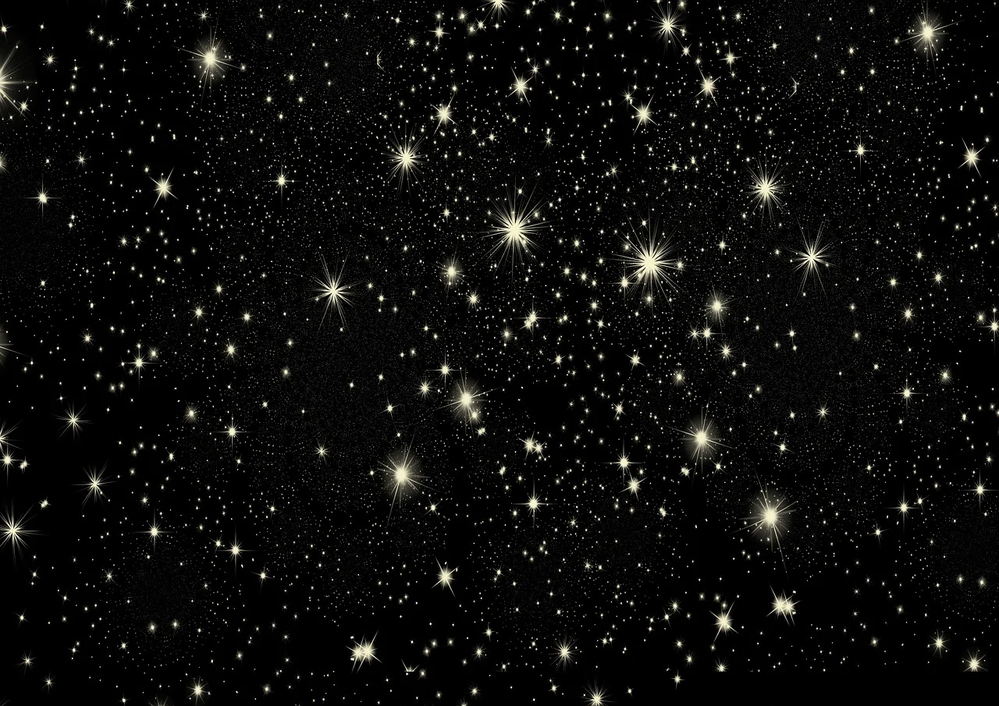
%> input picture night.png, 999 x 706 px, shrunk from 1280 x 905 before the run
$ octave program1.m   (GNU Octave 9; MATLAB toolbox functions it lacks are replaced by stand-ins)
%> lines starting %> are read from the running program, lines starting %| are printed output that depends on the picture; in (x1, y1, x2, y2) boxes, pixels count from 0 and x2, y2 are one past the last pixel; in counts of white or black regions, pixels touching at a corner belong together; the program's own positions count from 1
% Clear the command window, workspace, and close all figures
clc;
clear all;
close all;

% Load an image (replace '.png' with the actual image file path and name)
img = imread('night.png');
%> img is the input picture: size 706x999x3 uint8; mean R, G, B 12.5, 12.6, 11.4
I = rgb2gray(img);

% Display the original image
subplot(2, 3, 1);
imshow(img);
title('Original Image');

% Create a disk-shaped structuring element with a radius of 15 pixels
se = strel('disk', 5);

% Perform erosion on the original image
er = imerode(I, se);
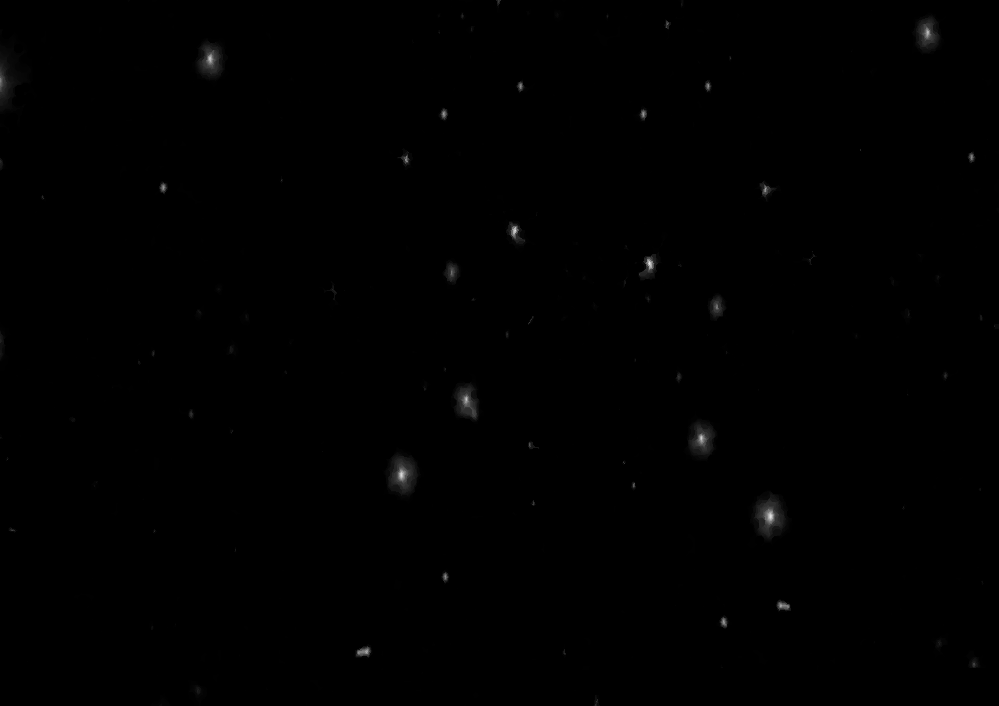
%> er: size 706x999 uint8; min 0, max 233, mean 0.6

% Display the result after erosion
subplot(2, 3, 2);
imshow(er);
title('Image after Erosion');

% Perform dilation on the eroded image
d1 = imdilate(I, se);
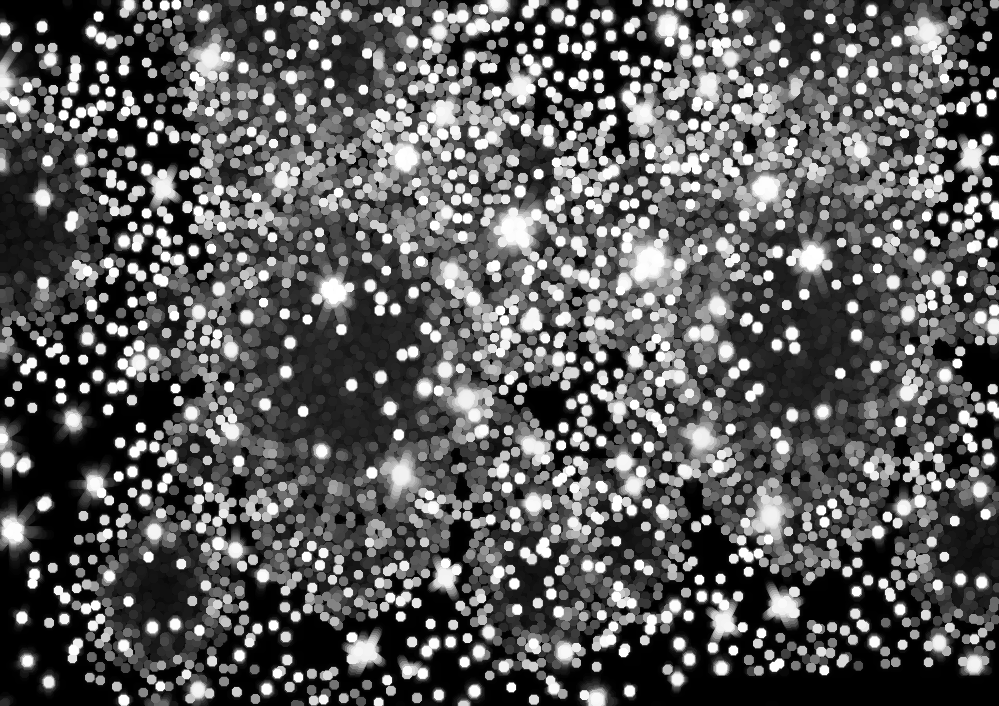
%> d1: size 706x999 uint8; min 0, max 255, mean 90.4
dl = imdilate(er, se);

% Display the result after dilation
subplot(2, 3, 3);
imshow(d1);
title('Image after Dilation');

% Calculate the top-hat transform by subtracting the dilated image from the original
eg = I - dl;
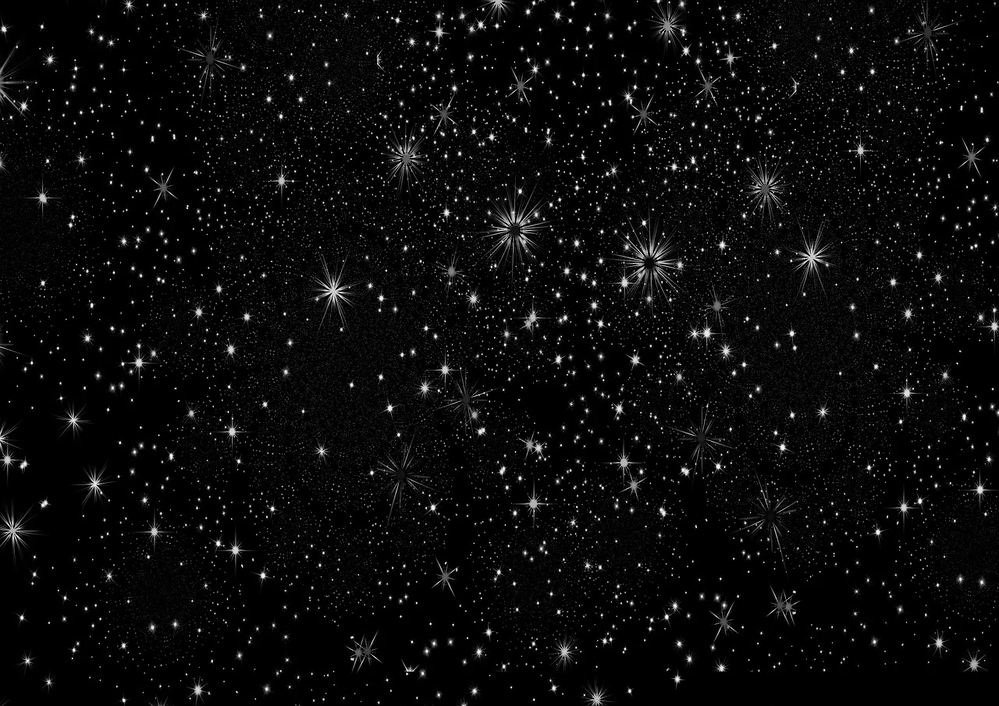
%> eg: size 706x999 uint8; min 0, max 255, mean 10.4

% Display the result after the top-hat transform
subplot(2, 3, 4);
imshow(eg);
title('Image after Top-Hat Transform');

% Convert the original image to a binary image
binaryI = imbinarize(I);
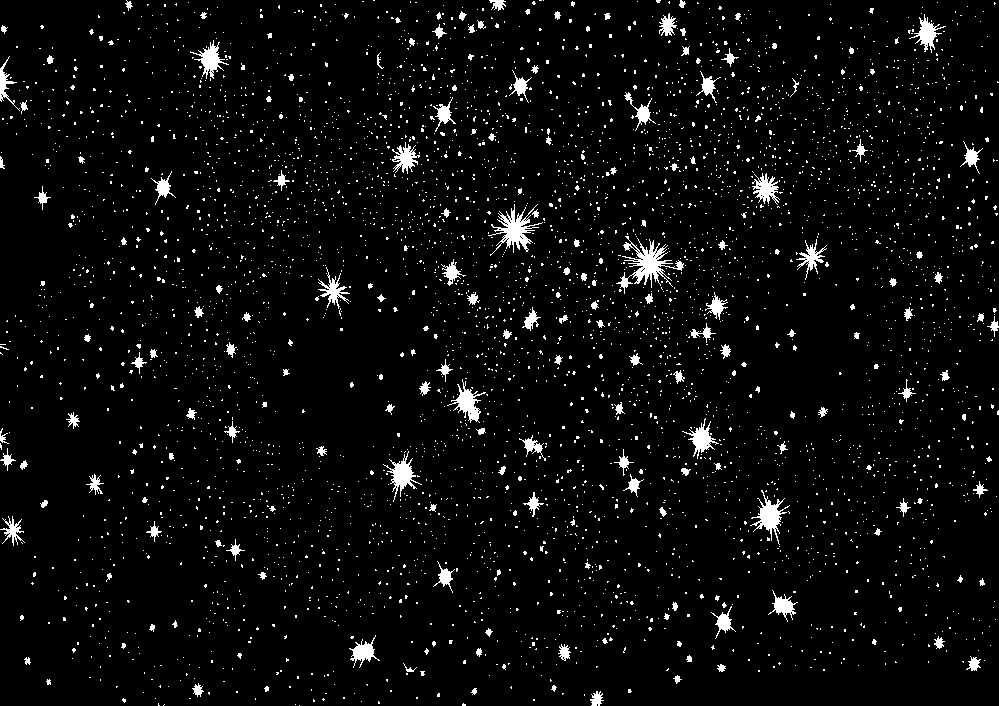
%> binaryI: size 706x999 logical; 4.3% white; 4235 white regions (4040 under 20 px), largest, box (x1, y1, x2, y2) and area: (616, 236, 684, 294) 1127, (488, 204, 543, 256) 867, (750, 490, 790, 545) 635

% Display the binary image
subplot(2, 3, 5);
imshow(binaryI);
title('Binary Image from Original Image');

% Convert the top-hat transformed image to a binary image
binaryEg = imbinarize(eg);
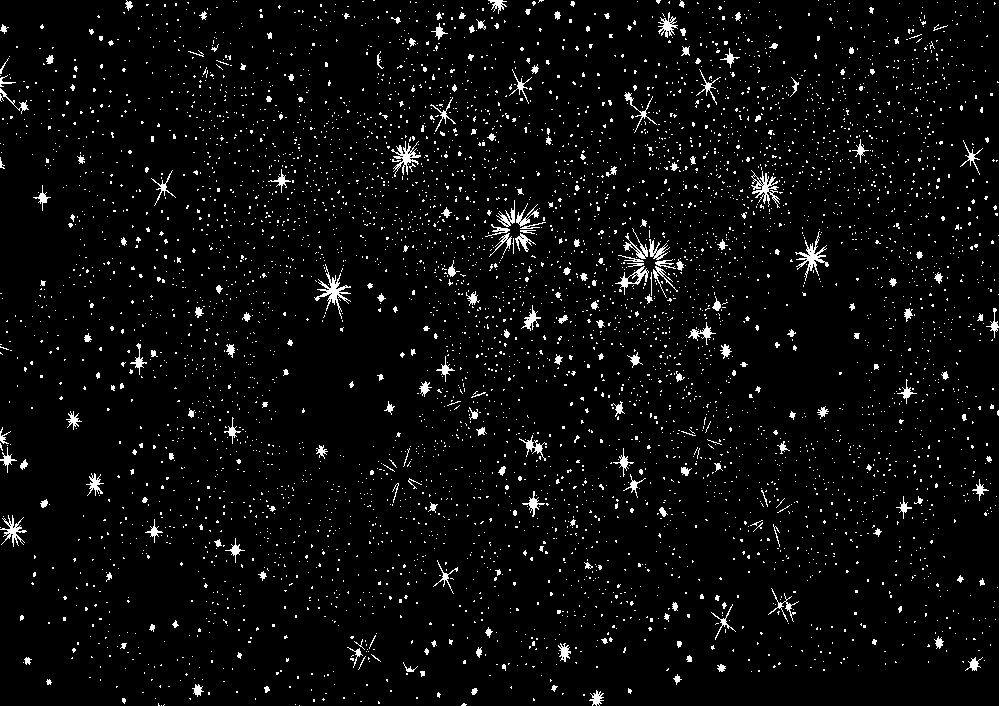
%> binaryEg: size 706x999 logical; 4.1% white in thin lines or dots

% Display the binary image from the top-hat transformed image
subplot(2, 3, 6);
imshow(binaryEg);
title('Binary Image from Top-Hat Transformed Image');
